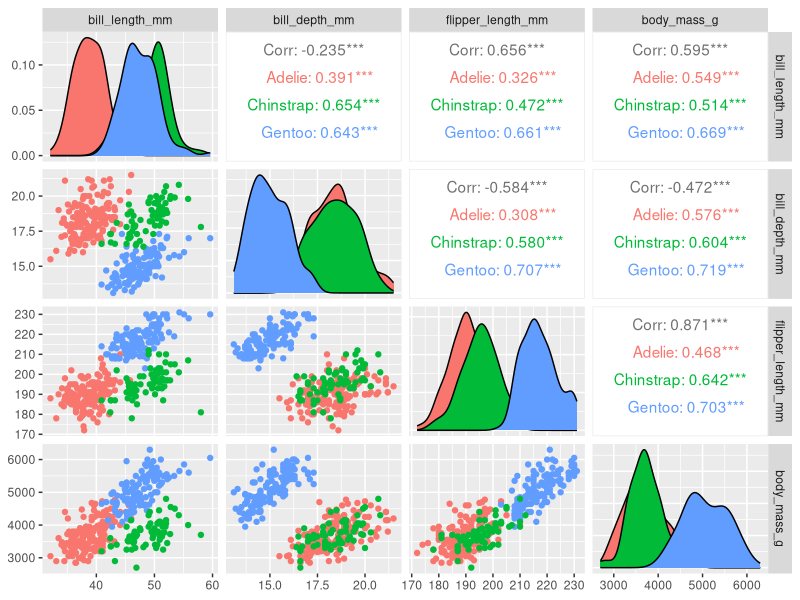
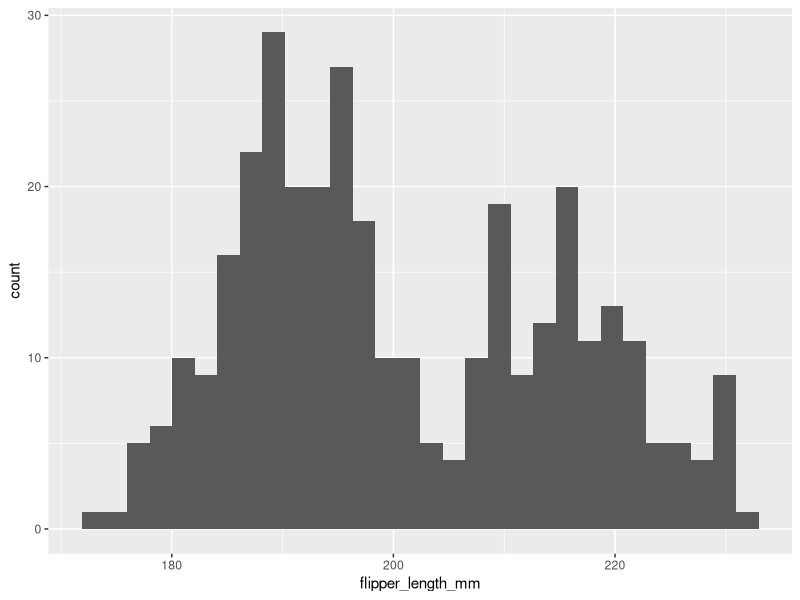

Source code (R) for these figures, in order:
## ---- chunk 1
# load libraries ----
library(GGally)
library(skimr)
library(palmerpenguins)
library(tidyverse)

# check out the column names ----
names(penguins)

# look at the dimensions of the data frame ----
dim(penguins)

# get a summary of your df ----
summary(penguins)

# get a summary using {skimr} ----
skimr::skim(penguins)

# head & tail
head(penguins, n = 3)
tail(penguins)

# pairsplot ----
GGally::ggpairs(penguins,
                columns = 3:6,
                ggplot2::aes(color = species))

# create a histogram of penguin flipper lengths ----
ggplot(data = penguins, aes(x = flipper_length_mm)) +
  geom_histogram()

